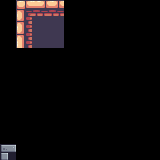

A 2D game scene composited from a Tiled map and its tileset images. What follows is a short description and the map's XML, with every tile layer's data as written:
An orthogonal 10x10 tile map with 16x16 px tiles, 1 tile layer (Tile Layer 1), 2 tilesets.

<map version="1.4" tiledversion="1.4.2" orientation="orthogonal" renderorder="right-down" width="10" height="10" tilewidth="16" tileheight="16" infinite="0" nextlayerid="2" nextobjectid="1">
 <tileset firstgid="1" name="KPTerrain" tilewidth="32" tileheight="32" tilecount="247" columns="19">
  <image source="../Tilesets/KPTerrain.png" width="608" height="416" />
 </tileset>
 <tileset firstgid="248" name="Terrain" tilewidth="16" tileheight="16" tilecount="242" columns="22">
  <image source="../Tilesets/Terrain.png" width="352" height="176" />
 </tileset>
 <layer id="1" name="Tile Layer 1" width="10" height="10">
  <data encoding="csv">
1,2,3,0,0,0,0,0,0,0,
20,21,22,0,0,0,0,0,0,0,
39,40,41,0,0,0,0,0,0,0,
0,0,0,0,0,0,0,0,0,0,
0,0,0,0,0,0,0,0,0,0,
0,0,0,0,0,0,0,0,0,0,
0,0,0,0,0,0,0,0,0,0,
0,0,0,0,0,0,0,0,0,0,
0,0,0,0,0,0,0,0,0,0,
248,0,0,0,0,0,0,0,0,0
</data>
 </layer>
</map>
